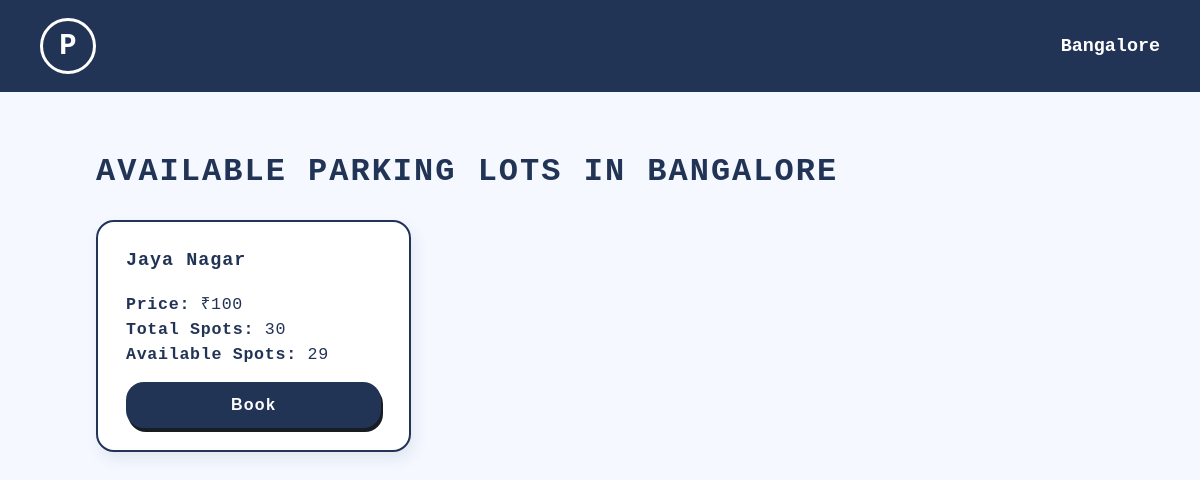
Screenshot of /user/book/location/Bangalore (signed in) with the database file from the repository.
### backend/models.py (models this page shows)
class ParkingLot(db.Model):
    __tablename__ = "ParkingLot"
    id = db.Column(db.Integer, primary_key = True, autoincrement = True)
    location = db.Column(db.String, nullable = False)
    address = db.Column(db.String, nullable = False)
    price = db.Column(db.Integer, nullable = False)
    no_of_spots = db.Column(db.Integer, nullable = False)

### backend/routes.py (the view)
@routes_bp.route('/user/book/location/<location>')
@login_required
def spot_booking_location(location):
    lots = ParkingLot.query.filter_by(location=location).all()
    for lot in lots:
        lot.spots_available = ParkingSpot.query.filter_by(lot_id=lot.id, status="Available").count()
    vehicles = Vehicle.query.filter_by(user_id=current_user.id).all()
    return render_template(
        'user/spot_booking_location.html',
        location=location,
        parking_lots=lots,
        vehicles=vehicles,
    )

### app.py (called while the page is built)
def create_app():
    app = Flask(__name__)
    app.config["SQLALCHEMY_DATABASE_URI"] = "sqlite:///vehicle_db.sqlite3"
    app.config["SQLALCHEMY_TRACK_MODIFICATIONS"] = False
    app.config["SECRET_KEY"] = "myspoton"
    db.init_app(app)
    login_manager = LoginManager()
    login_manager.init_app(app)
    @login_manager.user_loader
    def load_user(user_id):
        return Admin.query.filter_by(email=user_id).first() or User.query.filter_by(email=user_id).first()
    with app.app_context():
        db.create_all()
        from backend.create_initial_db import init_db
        init_db(app)
        from backend.routes import routes_bp
        app.register_blueprint(routes_bp)
    return app

### templates/user/spot_booking_location.html (shortened to what this page needs)
<!DOCTYPE html>
<html lang="en">
<head>
</head>
<body>
  <div class="navbar">
    <div class="logo-circle" style="cursor: default;">P</div>
    <div style="font-size:1.15rem;font-weight:bold;">{{ location }}</div>
  </div>
  <div class="main">
    <h1>Available Parking Lots in {{ location }}</h1>
    <div class="cards-container">
      {% for lot in parking_lots %}
        <div class="card">
          <div class="card-title">{{ lot.address }}</div>
          <div class="card-info"><strong>Price:</strong> ₹{{ lot.price }}</div>
          <div class="card-info"><strong>Total Spots:</strong> {{ lot.no_of_spots }}</div>
          <div class="card-info"><strong>Available Spots:</strong> {{ lot.spots_available }}</div>
          <button class="book-btn" onclick="openBookingModal('{{ lot.id }}', '{{ lot.address|e }}', '{{ lot.price }}')">Book</button>
        </div>
      {% else %}
        <div class="no-lots-msg">No parking lots available in this location.</div>
      {% endfor %}
    </div>
  </div>
</body>
</html>

### templates/user/spot_booking_location.html (style rules this page uses)
body { background: #f5f8ff; color: #223456; font-family: 'Courier New', Courier, monospace; margin: 0; padding: 0; min-height: 100vh; }
.navbar { width: 100%; background: #223456; color: #fff; display: flex; align-items: center; justify-content: space-between; padding: 18px 40px; box-sizing: border-box; }
.logo-circle { width: 50px; height: 50px; border-radius: 50%; border: 3px solid #fff; color: #fff; display: flex; align-items: center; justify-content: center; font-size: 1.8rem; font-weight: bold; background: transparent; cursor: default; }
.main { padding: 40px 8vw 0 8vw; max-width: 1300px; margin: auto; }
h1 { font-size: 2rem; font-weight: bold; letter-spacing: 2px; text-transform: uppercase; margin-bottom: 30px; text-align: left; }
.cards-container { display: flex; flex-wrap: wrap; gap: 32px; justify-content: flex-start; margin-bottom: 60px; }
.card { background: #fff; border-radius: 18px; border: 2.5px solid #223456; box-shadow: 3px 7px 15px rgba(34,52,86,0.09); padding: 28px 28px 22px 28px; width: 315px; min-width: 240px; box-sizing: border-box; display: flex; flex-direction: column; align-items: flex-start; justify-content: flex-start; position: relative; transition: box-shadow 0.18s, transform 0.13s; }
.card-title { font-size: 1.15rem; font-weight: bold; margin-bottom: 14px; letter-spacing: 1px; color: #223456; }
.card-info { font-size: 1.04rem; margin: 6px 0 0 0; color: #223456; letter-spacing: 0.7px; }
.book-btn { margin-top: 18px; background: #223456; color: #fff; padding: 14px 32px; border: none; border-radius: 18px; font-weight: bold; font-size: 1rem; letter-spacing: 1.3px; box-shadow: 2px 4px 0 #171d22; cursor: pointer; transition: background 0.17s; align-self: stretch; }

### rows the page displays
ParkingLot: location "Bangalore", location "BANGALORE", address "Jaya Nagar", price "100", no_of_spots "30", spots_available "29"
